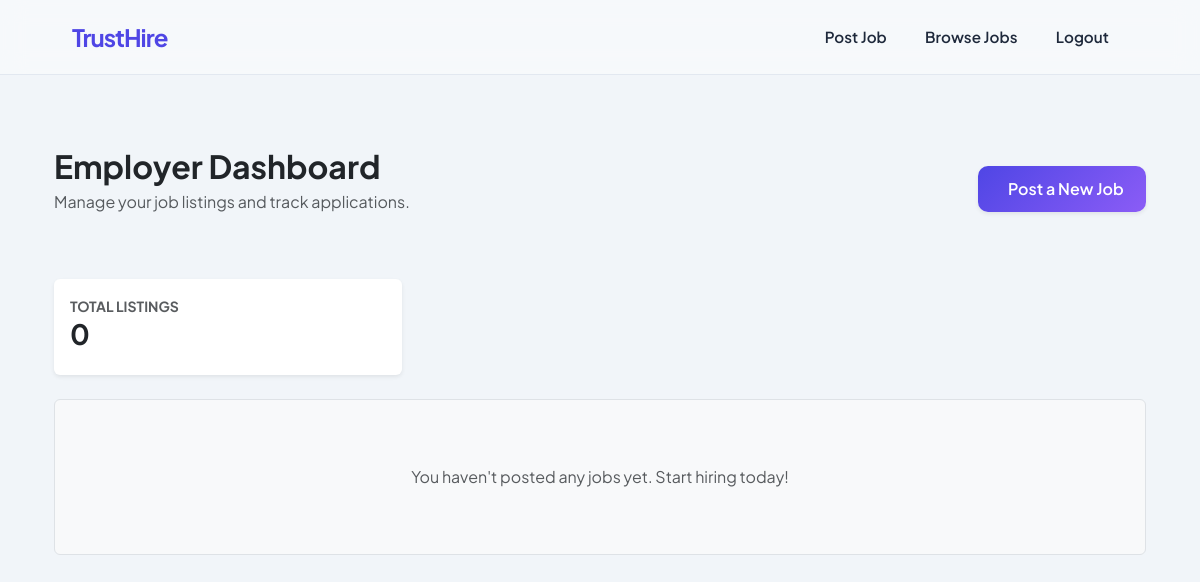
Page /jobs/dashboard/employer/ (signed in) on the earlier database version.
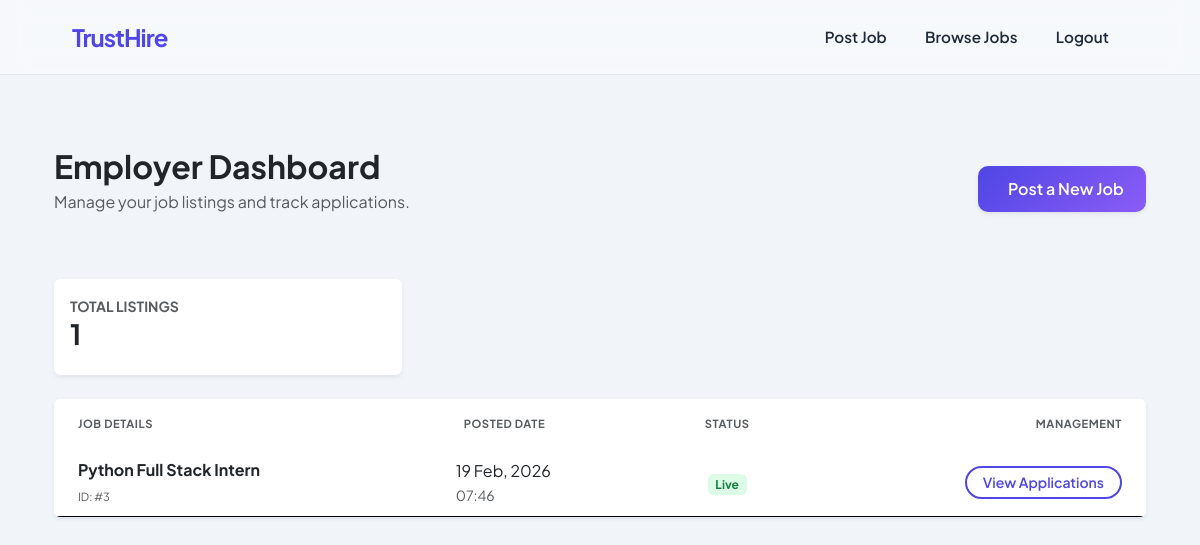
Same page on the later database version.
### jobs/models.py (models this page shows, shortened)
class Job(models.Model):
    employer = models.ForeignKey(User, on_delete=models.CASCADE)
    title = models.CharField(max_length=200)
    description = models.TextField()
    location = models.CharField(max_length=100)
    is_approved = models.BooleanField(default=False)
    created_at = models.DateTimeField(auto_now_add=True)

### jobs/views.py (the view)
# urls.py: path('dashboard/employer/', views.employer_dashboard, name='employer_dashboard'),
@login_required
def employer_dashboard(request):
    if request.user.role != 'EMPLOYER':
        return redirect('home')
    jobs = Job.objects.filter(employer=request.user).order_by('-created_at')
    return render(request, 'jobs/employer_dashboard.html', {'jobs': jobs})

### jobs/templates/jobs/employer_dashboard.html (shortened to what this page needs)
{% extends 'base.html' %}
{% block content %}
<div class="container py-5">
    <div class="d-flex justify-content-between align-items-center mb-5">
        <div>
            <h2 class="fw-bold text-dark mb-1">Employer Dashboard</h2>
            <p class="text-muted">Manage your job listings and track applications.</p>
        </div>
        <a href="{% url 'post_job' %}" class="btn btn-primary px-4 shadow-sm">
            Post a New Job
        </a>
    </div>
    <div class="row mb-4">
        <div class="col-md-4">
            <div class="stats-card p-3 shadow-sm border-0 card">
                <span class="text-muted small text-uppercase fw-bold">Total Listings</span>
                <h3 class="fw-bold">{{ jobs|length }}</h3>
            </div>
        </div>
    </div>
    {% if jobs %}
    <div class="card border-0 shadow-sm overflow-hidden">
        <div class="table-responsive">
            <table class="table table-hover align-middle mb-0">
                <thead class="bg-light">
                    <tr>
                        <th class="ps-4 py-3 text-uppercase small text-muted">Job Details</th>
                        <th class="py-3 text-uppercase small text-muted">Posted Date</th>
                        <th class="py-3 text-uppercase small text-muted text-center">Status</th>
                        <th class="pe-4 py-3 text-uppercase small text-muted text-end">Management</th>
                    </tr>
                </thead>
                <tbody>
                    {% for job in jobs %}
                    <tr>
                        <td class="ps-4">
                            <div class="fw-bold text-dark">{{ job.title }}</div>
                            <span class="text-muted extra-small">ID: #{{ job.id }}</span>
                        </td>
                        <td>
                            <div class="text-dark">{{ job.created_at|date:"d M, Y" }}</div>
                            <div class="text-muted small">{{ job.created_at|date:"H:i" }}</div>
                        </td>
                        <td class="text-center">
                            {% if job.is_approved %}
                                <span class="badge badge-soft-success">Live</span>
                            {% else %}
                                <span class="badge badge-soft-warning">Under Review</span>
                            {% endif %}
                        </td>
                        <td class="pe-4 text-end">
                            <a href="{% url 'employer_applications' job.id %}" class="btn btn-outline-primary btn-sm rounded-pill px-3">
                                View Applications
                            </a>
                        </td>
                    </tr>
                    {% endfor %}
                </tbody>
            </table>
        </div>
    </div>
    {% else %}
    <div class="text-center py-5 border rounded bg-light">
        <p class="mt-3 text-muted">You haven't posted any jobs yet. Start hiring today!</p>
    </div>
    {% endif %}
</div>
{% endblock %}

Differences in the rows shown:
added Job: title "Python Full Stack Intern", id "3", created_at "19 Feb, 2026", created_at "07:46", is_approved "Live"
Other differences:
{{ jobs|length }}: "0" → "1"
text no longer shown: "You haven't posted any jobs yet. Start hiring today!"
text now shown: "JOB DETAILS POSTED DATE STATUS MANAGEMENT"
